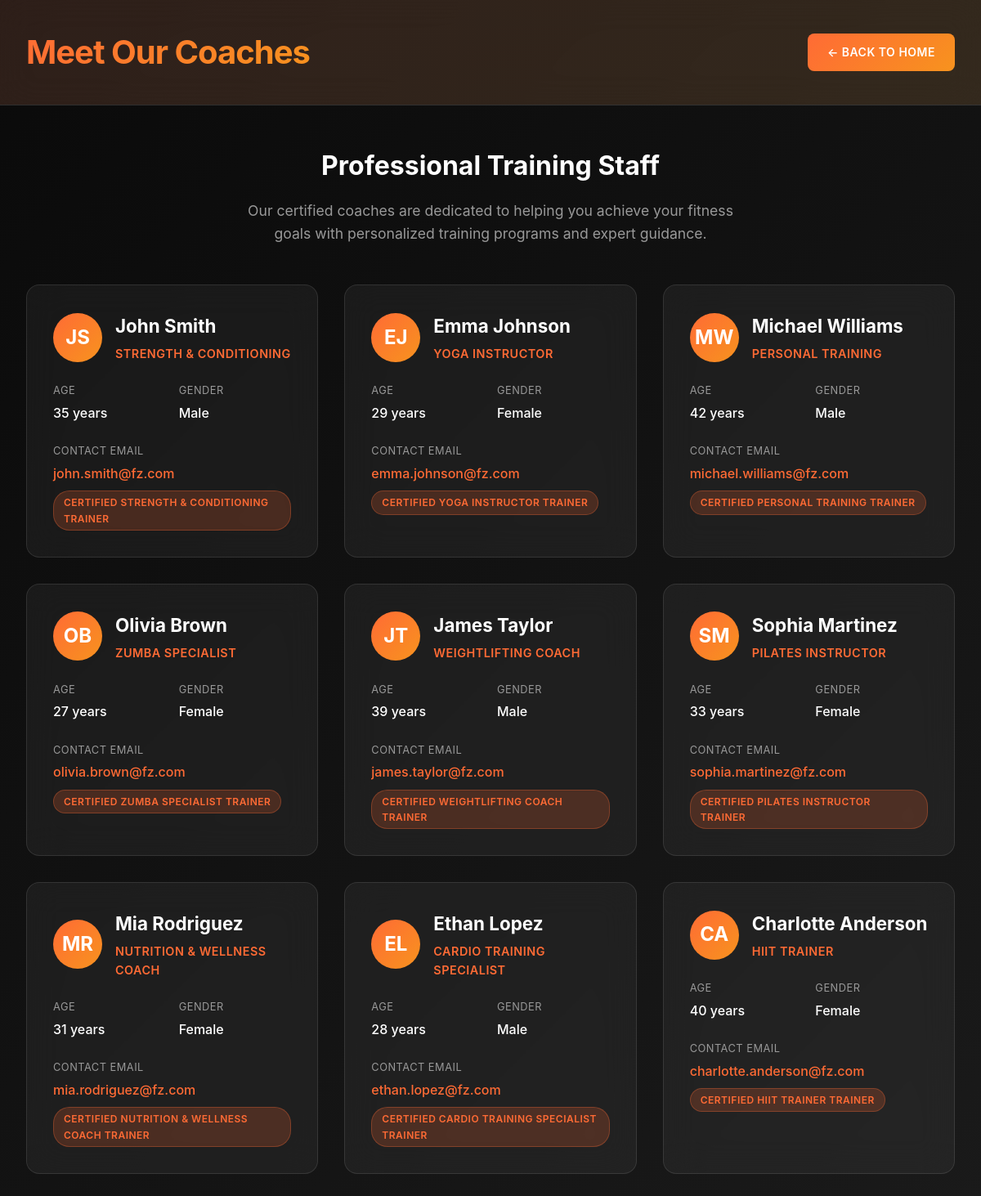
The app's page /coaches.php with its own data.
### tables this page shows
CREATE TABLE `coach` (
  `c_id` int(11) NOT NULL,
  `c_firstname` varchar(255) NOT NULL,
  `c_lastname` varchar(255) NOT NULL,
  `c_age` int(11) NOT NULL,
  `c_dob` date NOT NULL,
  `c_email` varchar(255) NOT NULL,
  `c_gender` enum('Male','Female','Other') DEFAULT NULL,
  `c_specialization` varchar(255) DEFAULT NULL
);

### coaches.php (the view, shortened to what this page needs)
<?php
$host = 'localhost';
$username = 'root';
$password = '';
$dbname = 'fitnesszone';
$conn = mysqli_connect($host, $username, $password, $dbname);
$query = "SELECT c_firstname, c_lastname, c_age, c_email, c_gender, c_specialization FROM coach";
$result = mysqli_query($conn, $query);
?>
<!DOCTYPE html>
<html lang="en">
<head>
</head>
<body>
    <header>
        <div class="header-content">
            <h1>Meet Our Coaches</h1>
            <a href="index.html" class="back-btn">← Back to Home</a>
        </div>
    </header>
    <main>
        <div class="section-title">
            <h2>Professional Training Staff</h2>
            <p>Our certified coaches are dedicated to helping you achieve your fitness goals with personalized training programs and expert guidance.</p>
        </div>
        <div class="coach-grid">
            <?php if (mysqli_num_rows($result) > 0): ?>
                <?php while ($row = mysqli_fetch_assoc($result)): ?>
                    <div class="coach-card">
                        <div class="coach-header">
                            <div class="coach-avatar">
                                <?php
                                    $initials = strtoupper(substr($row['c_firstname'], 0, 1) . substr($row['c_lastname'], 0, 1));
                                    echo $initials;
                                ?>
                            </div>
                            <div>
                                <div class="coach-name">
                                    <?php echo htmlspecialchars($row['c_firstname'] . " " . $row['c_lastname']); ?>
                                </div>
                                <div class="coach-specialization">
                                    <?php echo htmlspecialchars(ucfirst($row['c_specialization'])); ?>
                                </div>
                            </div>
                        </div>
                        <div class="coach-details">
                            <div class="coach-detail">
                                <span class="coach-detail-label">Age</span>
                                <span class="coach-detail-value"><?php echo htmlspecialchars($row['c_age']); ?> years</span>
                            </div>
                            <div class="coach-detail">
                                <span class="coach-detail-label">Gender</span>
                                <span class="coach-detail-value"><?php echo htmlspecialchars(ucfirst($row['c_gender'])); ?></span>
                            </div>
                            <div class="coach-detail coach-email">
                                <span class="coach-detail-label">Contact Email</span>
                                <span class="coach-detail-value"><?php echo htmlspecialchars($row['c_email']); ?></span>
                            </div>
                        </div>
                        <div class="specialization-badge">
                            Certified <?php echo htmlspecialchars(ucfirst($row['c_specialization'])); ?> Trainer
                        </div>
                    </div>
                <?php endwhile; ?>
            <?php endif; ?>
        </div>
    </main>
</body>
</html>

### coaches.php (style rules this page uses)
* { margin: 0; padding: 0; box-sizing: border-box; }
body { font-family: -apple-system, BlinkMacSystemFont, 'Segoe UI', Roboto, Oxygen, Ubuntu, Cantarell, sans-serif; background: linear-gradient(135deg, #0a0a0a 0%, #1a1a1a 100%); color: #ffffff; min-height: 100vh; line-height: 1.6; }
header { background: rgba(255, 255, 255, 0.05); backdrop-filter: blur(20px); border-bottom: 1px solid rgba(255, 255, 255, 0.1); padding: 2rem 0; position: relative; overflow: hidden; }
header::before { content: ''; position: absolute; top: 0; left: 0; right: 0; bottom: 0; background: linear-gradient(135deg, rgba(255, 107, 53, 0.1) 0%, rgba(247, 147, 30, 0.1) 100%); z-index: -1; }
.header-content { max-width: 1200px; margin: 0 auto; padding: 0 2rem; display: flex; justify-content: space-between; align-items: center; }
header h1 { font-size: 2.5rem; font-weight: 700; background: linear-gradient(135deg, #ff6b35 0%, #f7931e 100%); -webkit-background-clip: text; -webkit-text-fill-color: transparent; background-clip: text; letter-spacing: -1px; }
.back-btn { background: linear-gradient(135deg, #ff6b35 0%, #f7931e 100%); color: white; text-decoration: none; padding: 12px 24px; border-radius: 8px; font-weight: 600; font-size: 14px; transition: all 0.3s ease; border: none; cursor: pointer; text-transform: uppercase; letter-spacing: 0.5px; }
main { max-width: 1200px; margin: 0 auto; padding: 3rem 2rem; }
.section-title { text-align: center; margin-bottom: 3rem; }
.section-title h2 { font-size: 2rem; color: #ffffff; margin-bottom: 1rem; }
.section-title p { color: #999; font-size: 1.1rem; max-width: 600px; margin: 0 auto; }
.coach-grid { display: grid; grid-template-columns: repeat(auto-fit, minmax(320px, 1fr)); gap: 2rem; margin-top: 2rem; }
.coach-card { background: rgba(255, 255, 255, 0.05); backdrop-filter: blur(20px); border: 1px solid rgba(255, 255, 255, 0.1); border-radius: 16px; padding: 2rem; transition: all 0.3s ease; position: relative; overflow: hidden; }
.coach-card::before { content: ''; position: absolute; top: 0; left: 0; right: 0; height: 4px; background: linear-gradient(90deg, #ff6b35 0%, #f7931e 100%); transform: scaleX(0); transition: transform 0.3s ease; }
.coach-header { display: flex; align-items: center; margin-bottom: 1.5rem; }
.coach-avatar { width: 60px; height: 60px; border-radius: 50%; background: linear-gradient(135deg, #ff6b35 0%, #f7931e 100%); display: flex; align-items: center; justify-content: center; font-size: 1.5rem; font-weight: bold; color: white; margin-right: 1rem; flex-shrink: 0; }
.coach-name { font-size: 1.4rem; font-weight: 700; color: #ffffff; margin-bottom: 0.25rem; }
.coach-specialization { color: #ff6b35; font-size: 0.9rem; font-weight: 600; text-transform: uppercase; letter-spacing: 0.5px; }
.coach-details { display: grid; grid-template-columns: 1fr 1fr; gap: 1rem; margin-top: 1.5rem; }
.coach-detail { display: flex; flex-direction: column; }
.coach-detail-label { font-size: 0.8rem; color: #999; text-transform: uppercase; letter-spacing: 0.5px; margin-bottom: 0.25rem; }
.coach-detail-value { font-size: 1rem; color: #ffffff; font-weight: 500; }
.coach-email { grid-column: 1 / -1; margin-top: 0.5rem; }
.coach-email .coach-detail-value { color: #ff6b35; word-break: break-all; }
.specialization-badge { background: rgba(255, 107, 53, 0.2); color: #ff6b35; padding: 0.25rem 0.75rem; border-radius: 20px; font-size: 0.75rem; font-weight: 600; text-transform: uppercase; letter-spacing: 0.5px; border: 1px solid rgba(255, 107, 53, 0.3); display: inline-block; margin-top: 0.5rem; }

### records on screen
coach: initials "JS", c_firstname+c_lastname "John Smith", c_specialization "STRENGTH & CONDITIONING", c_age "35", c_gender "Male", c_email "john.smith@fz.com"
coach: initials "EJ", c_firstname+c_lastname "Emma Johnson", c_specialization "YOGA INSTRUCTOR", c_age "29", c_gender "Female", c_email "emma.johnson@fz.com"
coach: initials "MW", c_firstname+c_lastname "Michael Williams", c_specialization "PERSONAL TRAINING", c_age "42", c_gender "Male", c_email "michael.williams@fz.com"
coach: initials "OB", c_firstname+c_lastname "Olivia Brown", c_specialization "ZUMBA SPECIALIST", c_age "27", c_gender "Female", c_email "olivia.brown@fz.com"
coach: initials "JT", c_firstname+c_lastname "James Taylor", c_specialization "WEIGHTLIFTING COACH", c_age "39", c_gender "Male", c_email "james.taylor@fz.com"
coach: initials "SM", c_firstname+c_lastname "Sophia Martinez", c_specialization "PILATES INSTRUCTOR", c_age "33", c_gender "Female", c_email "sophia.martinez@fz.com"
coach: initials "MR", c_firstname+c_lastname "Mia Rodriguez", c_specialization "NUTRITION & WELLNESS COACH", c_age "31", c_gender "Female", c_email "mia.rodriguez@fz.com"
coach: initials "EL", c_firstname+c_lastname "Ethan Lopez", c_specialization "CARDIO TRAINING SPECIALIST", c_age "28", c_gender "Male", c_email "ethan.lopez@fz.com"
coach: initials "CA", c_firstname+c_lastname "Charlotte Anderson", c_specialization "HIIT TRAINER", c_age "40", c_gender "Female", c_email "charlotte.anderson@fz.com"
